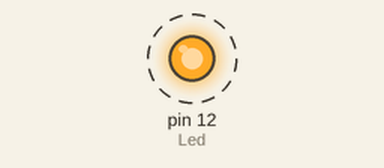
Recording of a sketch running on a simulated Arduino Uno, built with avr-gcc and run on an emulated ATmega328P. Parts: output pins drawn as LEDs (lit = HIGH). Dashed ring = blinking.

Above: at 0.15 s.
Timing chart, 0 to 3.0 s (numbered marks = the images above):
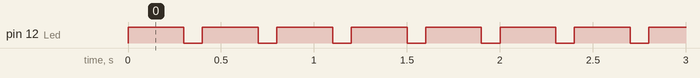

The sketch:

_2programa.ino
```cpp
int Led = 12;//onde esta ligado o led
int i=1;

  void setup(){

    pinMode (Led,OUTPUT);}
void loop(){

  for(;i<=10;i++)
  {
     if(i<=10){

   digitalWrite(Led,HIGH);//LOW
   delay(300);//tempo execução
   digitalWrite(Led,LOW);
   delay(100);

     }
     else
     {
       digitalWrite(Led,LOW);
       delay(100);
     }

   }

}
```

Measured:
- by itself, pin 12 (Led): alternates HIGH for 0.30 s and LOW for 0.10 s, 20 changes in all, then stays LOW
